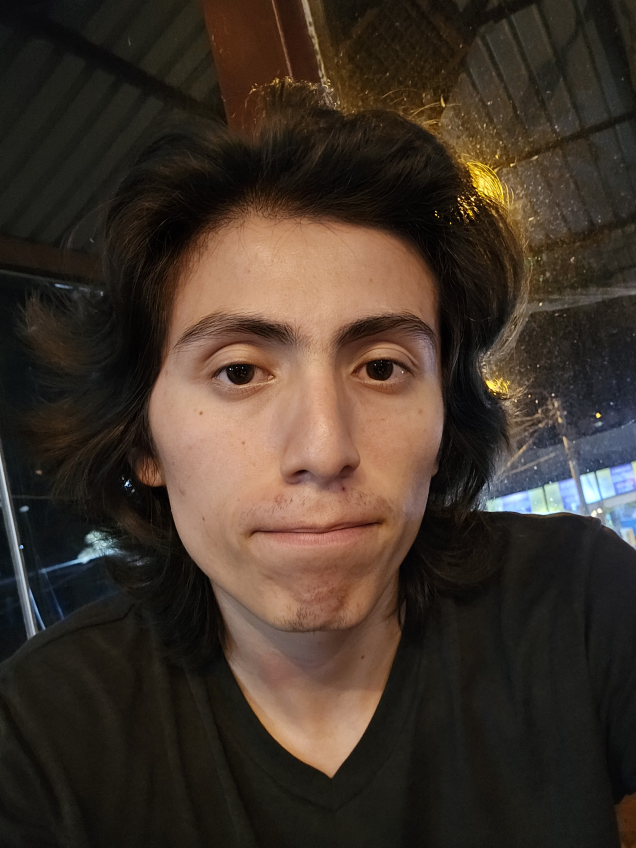
#> input picture data/known_faces/Bruno Leonardo Degregori Goicochea/1.jpg, 2544 x 3392 px, given in place of the camera (shown at 1/4 size)
$ python main.py
#> lines starting #> are read from the running program, lines starting #| are printed output that depends on the picture
import cv2
import os
import json
import numpy as np
from datetime import datetime

# ==========================
# Detector facial
# ==========================
face_cascade = cv2.CascadeClassifier(
    cv2.data.haarcascades + "haarcascade_frontalface_default.xml"
)

# ==========================
# Reconocedor facial
# ==========================
recognizer = cv2.face.LBPHFaceRecognizer_create()

known_faces_dir = "known_faces"
attendance_file = "asistencia.json"

faces = []
labels = []
names = {}

current_id = 0

registered = []
last_detection = {}
COOLDOWN_SECONDS = 10

# ==========================
# Cargar rostros
# ==========================
print("Cargando rostros...")

if not os.path.exists(known_faces_dir):
    os.makedirs(known_faces_dir)

for filename in os.listdir(known_faces_dir):
    if not filename.lower().endswith((".jpg", ".jpeg", ".png")):
        continue

    path = os.path.join(known_faces_dir, filename)
    name = os.path.splitext(filename)[0]
    img = cv2.imread(path)

    if img is None:
        continue

    gray = cv2.cvtColor(img, cv2.COLOR_BGR2GRAY)
    detected = face_cascade.detectMultiScale(
        gray,
        scaleFactor=1.1,
        minNeighbors=5
    )

    for (x, y, w, h) in detected:
        face = gray[y:y+h, x:x+w]
        face = cv2.resize(face, (200, 200))
        faces.append(face)
        labels.append(current_id)
        names[current_id] = name
        print(f"Rostro cargado: {name}")
        current_id += 1

# ==========================
# Entrenar modelo
# ==========================
if len(faces) > 0:
    recognizer.train(faces, np.array(labels))
    print("Sistema iniciado correctamente")
else:
    print("ADVERTENCIA: No se encontraron rostros en 'known_faces'. Agrega fotos para entrenar el modelo.")

# ==========================
# Guardar asistencia
# ==========================
# [52 lines left out: function save_attendance, not called in this run]

# ==========================
# Cámara
# ==========================
cap = cv2.VideoCapture(0)

while True:
    ret, frame = cap.read()
#> frame is the input picture: shape (3392, 2544, 3); mean B, G, R 42.2, 52.3, 65.1
    if not ret:
        print("Error: No se pudo leer de la cámara.")
        break

    gray = cv2.cvtColor(frame, cv2.COLOR_BGR2GRAY)
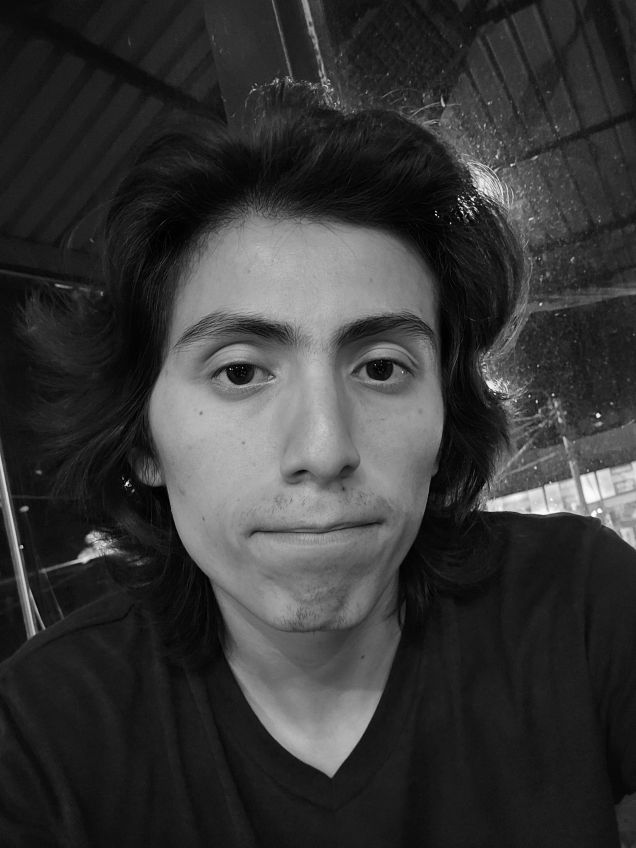
#> gray: shape (3392, 2544) (shown at 1/4 size); min 0, max 255, mean 55
    detected = face_cascade.detectMultiScale(
        gray,
        scaleFactor=1.1,
        minNeighbors=5
    )
#> detected = [[1934, 495, 60, 60], [54, 2152, 73, 73], [462, 847, 1558, 1558]]

    for (x, y, w, h) in detected:
        face = gray[y:y+h, x:x+w]
        face = cv2.resize(face, (200, 200))

        if len(faces) > 0:
            label, confidence = recognizer.predict(face)
            if confidence < 110:
                name = names[label]
                color = (0, 255, 0)
                now = datetime.now()
                if name not in last_detection or (now - last_detection[name]).total_seconds() > COOLDOWN_SECONDS:
                    save_attendance(name)
                    last_detection[name] = now
            else:
                name = "Desconocido"
                color = (0, 0, 255)
        else:
            name = "Sin entrenar"
            color = (255, 255, 0)

        cv2.rectangle(frame, (x, y), (x+w, y+h), color, 2)
        cv2.putText(frame, name, (x, y - 10), cv2.FONT_HERSHEY_SIMPLEX, 0.9, color, 2)
#> this loop made 3 passes
#> pass 1, `face = gray[y:y+h, x:x+w]`:
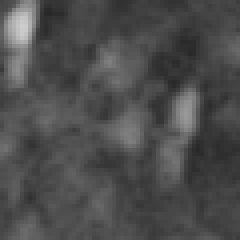
#> face: shape (60, 60) (shown 4 times larger); min 39, max 205, mean 76.8
#> pass 2, `face = gray[y:y+h, x:x+w]`:
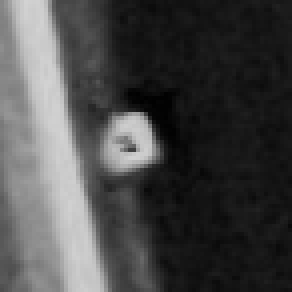
#> face: shape (73, 73) (shown 4 times larger); min 1, max 210, mean 71.8
#> after the loop:
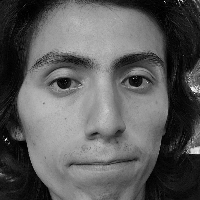
#> face: shape (200, 200); min 0, max 244, mean 91.7
#> after the loop, last_detection = 0 items

    cv2.imshow("Sistema Facial IA - Presiona 'q' para salir", frame)

    if cv2.waitKey(1) & 0xFF == ord("q"):
#> (key q is pressed here)
        break

cap.release()
cv2.destroyAllWindows()
